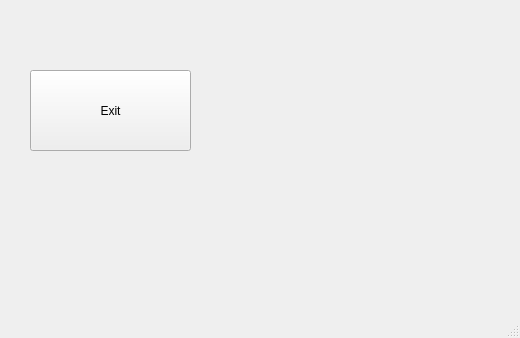
<?xml version="1.0" encoding="UTF-8"?>
<ui version="4.0">
 <class>MainWindow</class>
 <widget class="QMainWindow" name="MainWindow">
  <property name="geometry">
   <rect>
    <x>0</x>
    <y>0</y>
    <width>520</width>
    <height>338</height>
   </rect>
  </property>
  <property name="windowTitle">
   <string>MainWindow</string>
  </property>
  <widget class="QWidget" name="centralwidget">
   <widget class="QPushButton" name="pushButton">
    <property name="geometry">
     <rect>
      <x>30</x>
      <y>70</y>
      <width>161</width>
      <height>81</height>
     </rect>
    </property>
    <property name="text">
     <string>Exit</string>
    </property>
   </widget>
  </widget>
  <widget class="QMenuBar" name="menubar">
   <property name="geometry">
    <rect>
     <x>0</x>
     <y>0</y>
     <width>520</width>
     <height>26</height>
    </rect>
   </property>
  </widget>
  <widget class="QStatusBar" name="statusbar"/>
 </widget>
 <resources/>
 <connections/>
</ui>
